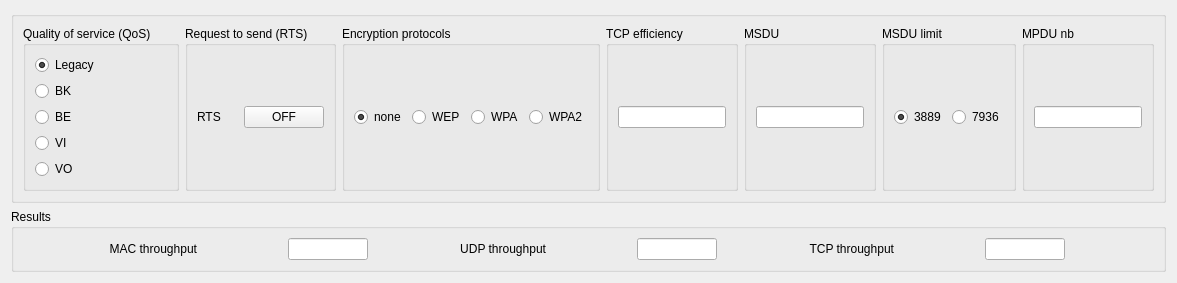
      <widget class="QWidget" name="tab_2">
       <attribute name="title">
        <string>MAC and Transport layer</string>
       </attribute>
       <layout class="QGridLayout" name="gridLayout_5">
        <item row="1" column="0">
         <widget class="QGroupBox" name="groupBox_mac_result">
          <property name="title">
           <string>Results</string>
          </property>
          <layout class="QHBoxLayout" name="horizontalLayout_12">
           <item>
            <widget class="QLabel" name="label_3">
             <property name="sizePolicy">
              <sizepolicy hsizetype="Fixed" vsizetype="Preferred">
               <horstretch>0</horstretch>
               <verstretch>0</verstretch>
              </sizepolicy>
             </property>
             <property name="layoutDirection">
              <enum>Qt::LeftToRight</enum>
             </property>
             <property name="text">
              <string>MAC throughput</string>
             </property>
             <property name="alignment">
              <set>Qt::AlignRight|Qt::AlignTrailing|Qt::AlignVCenter</set>
             </property>
            </widget>
           </item>
           <item>
            <widget class="QLineEdit" name="lineEdit_4">
             <property name="sizePolicy">
              <sizepolicy hsizetype="Fixed" vsizetype="Fixed">
               <horstretch>0</horstretch>
               <verstretch>0</verstretch>
              </sizepolicy>
             </property>
             <property name="maximumSize">
              <size>
               <width>80</width>
               <height>16777215</height>
              </size>
             </property>
            </widget>
           </item>
           <item>
            <widget class="QLabel" name="label_4">
             <property name="sizePolicy">
              <sizepolicy hsizetype="Fixed" vsizetype="Preferred">
               <horstretch>0</horstretch>
               <verstretch>0</verstretch>
              </sizepolicy>
             </property>
             <property name="text">
              <string>UDP throughput</string>
             </property>
             <property name="alignment">
              <set>Qt::AlignRight|Qt::AlignTrailing|Qt::AlignVCenter</set>
             </property>
            </widget>
           </item>
           <item>
            <widget class="QLineEdit" name="lineEdit_5">
             <property name="sizePolicy">
              <sizepolicy hsizetype="Fixed" vsizetype="Fixed">
               <horstretch>0</horstretch>
               <verstretch>0</verstretch>
              </sizepolicy>
             </property>
             <property name="maximumSize">
              <size>
               <width>80</width>
               <height>16777215</height>
              </size>
             </property>
            </widget>
           </item>
           <item>
            <widget class="QLabel" name="label_5">
             <property name="sizePolicy">
              <sizepolicy hsizetype="Fixed" vsizetype="Preferred">
               <horstretch>0</horstretch>
               <verstretch>0</verstretch>
              </sizepolicy>
             </property>
             <property name="text">
              <string>TCP throughput</string>
             </property>
             <property name="alignment">
              <set>Qt::AlignRight|Qt::AlignTrailing|Qt::AlignVCenter</set>
             </property>
            </widget>
           </item>
           <item>
            <widget class="QLineEdit" name="lineEdit_6">
             <property name="maximumSize">
              <size>
               <width>80</width>
               <height>16777215</height>
              </size>
             </property>
            </widget>
           </item>
          </layout>
         </widget>
        </item>
        <item row="0" column="0">
         <widget class="QGroupBox" name="groupBox_mac_param">
          <property name="sizePolicy">
           <sizepolicy hsizetype="Preferred" vsizetype="MinimumExpanding">
            <horstretch>0</horstretch>
            <verstretch>0</verstretch>
           </sizepolicy>
          </property>
          <property name="maximumSize">
           <size>
            <width>16777215</width>
            <height>250</height>
           </size>
          </property>
          <layout class="QGridLayout" name="frame_right">
           <item row="0" column="1">
            <widget class="QGroupBox" name="groupBox">
             <property name="title">
              <string>Request to send (RTS)</string>
             </property>
             <layout class="QHBoxLayout" name="horizontalLayout_8">
              <item>
               <widget class="QLabel" name="label_2">
                <property name="text">
                 <string>RTS</string>
                </property>
               </widget>
              </item>
              <item>
               <widget class="QPushButton" name="pushButton">
                <property name="text">
                 <string>OFF</string>
                </property>
                <property name="checkable">
                 <bool>true</bool>
                </property>
               </widget>
              </item>
             </layout>
            </widget>
           </item>
           <item row="0" column="2">
            <widget class="QGroupBox" name="groupBox_2">
             <property name="title">
              <string>Encryption protocols</string>
             </property>
             <layout class="QHBoxLayout" name="horizontalLayout_7">
              <item>
               <widget class="QRadioButton" name="radioButton">
                <property name="text">
                 <string>none</string>
                </property>
                <property name="checked">
                 <bool>true</bool>
                </property>
               </widget>
              </item>
              <item>
               <widget class="QRadioButton" name="radioButton_2">
                <property name="text">
                 <string>WEP</string>
                </property>
               </widget>
              </item>
              <item>
               <widget class="QRadioButton" name="radioButton_3">
                <property name="text">
                 <string>WPA</string>
                </property>
               </widget>
              </item>
              <item>
               <widget class="QRadioButton" name="radioButton_4">
                <property name="text">
                 <string>WPA2</string>
                </property>
               </widget>
              </item>
             </layout>
            </widget>
           </item>
           <item row="0" column="6">
            <widget class="QGroupBox" name="groupBox_5">
             <property name="title">
              <string>MPDU nb</string>
             </property>
             <layout class="QHBoxLayout" name="horizontalLayout_10">
              <item>
               <widget class="QLineEdit" name="lineEdit_3"/>
              </item>
             </layout>
            </widget>
           </item>
           <item row="0" column="0">
            <widget class="QGroupBox" name="groupBox_qos">
             <property name="sizePolicy">
              <sizepolicy hsizetype="MinimumExpanding" vsizetype="MinimumExpanding">
               <horstretch>0</horstretch>
               <verstretch>0</verstretch>
              </sizepolicy>
             </property>
             <property name="title">
              <string>Quality of service (QoS)</string>
             </property>
             <layout class="QVBoxLayout" name="verticalLayout_5">
              <item>
               <widget class="QRadioButton" name="radioButton_legacy">
                <property name="text">
                 <string>Legacy</string>
                </property>
                <property name="checked">
                 <bool>true</bool>
                </property>
               </widget>
              </item>
              <item>
               <widget class="QRadioButton" name="radioButton_bk">
                <property name="text">
                 <string>BK</string>
                </property>
               </widget>
              </item>
              <item>
               <widget class="QRadioButton" name="radioButton_be">
                <property name="text">
                 <string>BE</string>
                </property>
               </widget>
              </item>
              <item>
               <widget class="QRadioButton" name="radioButton_vi">
                <property name="text">
                 <string>VI</string>
                </property>
               </widget>
              </item>
              <item>
               <widget class="QRadioButton" name="radioButton_vo">
                <property name="text">
                 <string>VO</string>
                </property>
               </widget>
              </item>
             </layout>
            </widget>
           </item>
           <item row="0" column="3">
            <widget class="QGroupBox" name="groupBox_3">
             <property name="title">
              <string>TCP efficiency</string>
             </property>
             <layout class="QVBoxLayout" name="verticalLayout">
              <item>
               <widget class="QLineEdit" name="lineEdit"/>
              </item>
             </layout>
            </widget>
           </item>
           <item row="0" column="4">
            <widget class="QGroupBox" name="groupBox_4">
             <property name="title">
              <string>MSDU</string>
             </property>
             <layout class="QVBoxLayout" name="verticalLayout_6">
              <item>
               <widget class="QLineEdit" name="lineEdit_2"/>
              </item>
             </layout>
            </widget>
           </item>
           <item row="0" column="5">
            <widget class="QGroupBox" name="groupBox_6">
             <property name="title">
              <string>MSDU limit</string>
             </property>
             <layout class="QHBoxLayout" name="horizontalLayout_11">
              <item>
               <widget class="QRadioButton" name="radioButton_5">
                <property name="text">
                 <string>3889</string>
                </property>
                <property name="checked">
                 <bool>true</bool>
                </property>
               </widget>
              </item>
              <item>
               <widget class="QRadioButton" name="radioButton_6">
                <property name="text">
                 <string>7936</string>
                </property>
               </widget>
              </item>
             </layout>
            </widget>
           </item>
          </layout>
         </widget>
        </item>
       </layout>
      </widget>
